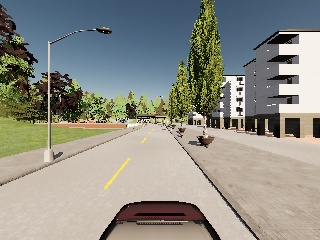
#> input picture finding-lanes/carlaimage.jpg, 320 x 240 px
$ python carla.py
#> lines starting #> are read from the running program, lines starting #| are printed output that depends on the picture; after the words box and inside, x2 and y2 are one past the last pixel; in counts of white or black regions, pixels touching at a corner belong together
import cv2
import numpy as np
import matplotlib.pyplot as plt
import time
def makecoordinates(image,line_parameters):
	slope,intercept=line_parameters

	y1=image.shape[0]
	y2=int(y1*3/5)
	x1=int((y1-intercept)/slope)
	x2=int((y2-intercept)/slope)
	return np.array([x1,y1,x2,y2])

def average_slope_intercept(image,lines):
	left_fit=[]
	right_fit=[]
	if lines is None:
		return None
	for line in lines:
		x1,y1,x2,y2=line.reshape(4)
		parameters=np.polyfit((x1,x2),(y1,y2),1)
		slope,intercept=parameters
		if slope<0:
			left_fit.append((slope,intercept))
		elif slope==0:
			continue
		else:
			right_fit.append((slope,intercept))
	if len(left_fit)==0 or len(right_fit)==0:
		return np.array([])

	left_fit_average=np.average(left_fit,axis=0)
	right_fit_average=np.average(right_fit,axis=0)
	left_line=makecoordinates(image,left_fit_average)
	right_line=makecoordinates(image,right_fit_average)
	return np.array([left_line,right_line])


def display_lines(image,lines):
	slope1=0
	slope2=0

	if lines is not None: # if some hough lines were detected or grids were detected
		for line in lines: #iterated through the lines
			x1,y1,x2,y2=line.reshape(4) #since the line is a 2d array with 4 columns we reshape it
			try:
				cv2.line(image,(x1,y1),(x2,y2),(255,0,0),10) #cv2.line draws a line on lined_image with the coordinated x1y1x2y2 with the color blue and thicknees 10
			except:
				continue
		return image
	else:
		return image

def region_of_interest(image):
	height=image.shape[0] # image .shape has m,n,l along y x and breadth
	width=image.shape[1]
	#plt.imshow(image)
	#plt.show()
	triangle=np.array([[(50,220),(150,50),(250,220)]])
	#triangle=np.array([[(0,380), (width,380),(300,200)]])

	mask=np.zeros_like(image) # for an array of pixels with same dimensions as aaray but all pixel values are zero so it will be black
	cv2.fillPoly(mask,triangle,255)
	masked_image=cv2.bitwise_and(image,mask)
	return masked_image

def edge_detection(image):
	gray=cv2.cvtColor(image,cv2.COLOR_RGB2GRAY)
	cv2.imshow("result",gray) #shows the image in a tab called results
	cv2.waitKey(0) #shows the result image for specified amount of milliseconds- if given as 0 it shows till we press a key on keyboard
	blur=cv2.GaussianBlur(gray,(3,3),0)
	cv2.imshow("result",blur) #shows the image in a tab called results
	cv2.waitKey(0) #shows the result image for specified amount of milliseconds- if given as 0 it shows till we press a key on keyboard
	canny=cv2.Canny(blur,10,45) #gradient image and highlights the edges
	plt.imshow(canny) #shows the image in a tab called results
	plt.show() #shows the result image for specified amount of milliseconds- if given as 0 it shows till we press a key on keyboard
	return canny

start_time = time.time()


image= cv2.imread('carlaimage.jpg')
#> image is the input picture: shape (240, 320, 3); mean B, G, R 132.9, 141.7, 141.7
copy_i3_2=np.copy(image)
cv2.imshow("result",image) #shows the image in a tab called results
cv2.waitKey(0) #shows the result image for specified amount of milliseconds- if given as 0 it shows till we press a key on keyboard
canny=edge_detection(copy_i3_2)
#> in edge_detection, `gray=cv2.cvtColor(image,cv2.COLOR_RGB2GRAY)`:
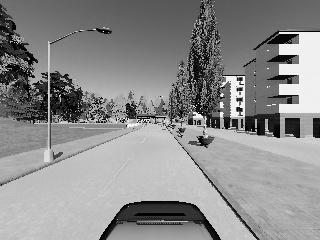
#> gray: shape (240, 320); min 0, max 254, mean 139.1
#> in edge_detection, `blur=cv2.GaussianBlur(gray,(3,3),0)`:
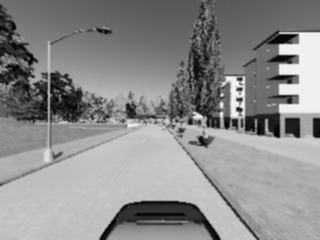
#> blur: shape (240, 320); min 2, max 251, mean 139.1
#> in edge_detection, `canny=cv2.Canny(blur,10,45)`:
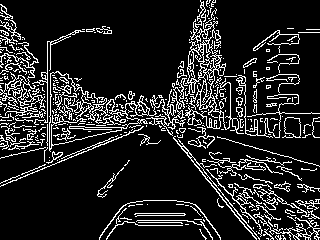
#> canny: shape (240, 320); 14.1% white in thin lines or dots
cropped_image=region_of_interest(canny) #this is the cropped gradient image
#> in region_of_interest, `cv2.fillPoly(mask,triangle,255)`:
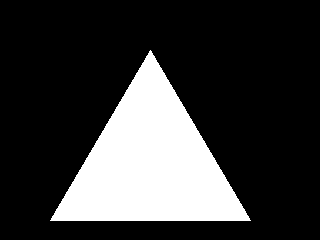
#> mask: shape (240, 320); 22.5% white; 1 white region, box (x1, y1, x2, y2) and area: (50, 50, 251, 221) 17271
#> in region_of_interest, `masked_image=cv2.bitwise_and(image,mask)`:
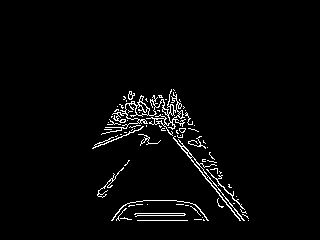
#> masked_image: shape (240, 320); 2.7% white in thin lines or dots, all inside (x1, y1, x2, y2) = (92, 89, 249, 221)
cv2.imshow("result",cropped_image) #shows the image in a tab called results
cv2.waitKey(0) #shows the result image for specified amount of milliseconds- if given as 0 it shows till we press a key on keyboard
lines=cv2.HoughLinesP(cropped_image,2,np.pi/180,60,np.array([]), minLineLength=30,maxLineGap=3) #the last two arguments represent the dimensions of the grids in the hough space and the grid with the maximum intersections will be voted as the ro theeta valueed line equation that best represents our data,  then we have the last argument as the threshold which is the minimum number of intersections a grid should have to be accepted
#> lines = [[211, 175, 244, 209], [154, 114, 240, 220], [194, 158, 243, 220], [92, 148, 146, 126], [137, 102, 169, 133], [137, 220, 187, 220], [135, 213, 184, 213], [94, 145, 125, 132], [137, 215, 184, 215]]
averaged_lines=average_slope_intercept(copy_i3_2,lines)
#> the loop in average_slope_intercept, `for line in lines:` made 9 passes
#> (x1, y1, x2, y2, slope, intercept) on passes 1 to 8: (211, 175, 244, 209, 1.03, -42.39), (154, 114, 240, 220, 1.23, -75.81), (194, 158, 243, 220, 1.27, -87.47), (92, 148, 146, 126, -0.407, 185.5), (137, 102, 169, 133, 0.969, -30.72), (137, 220, 187, 220, 2.65e-16, 220), (135, 213, 184, 213, -3.4e-16, 213), (94, 145, 125, 132, -0.419, 184.4)
#> after the loop in average_slope_intercept, `for line in lines:`: left_fit = [(-0.407, 185.5), (-3.4e-16, 213), (-0.419, 184.4), (-5.79e-16, 215)]; right_fit = [(1.03, -42.39), (1.23, -75.81), (1.27, -87.47), (0.969, -30.72), (2.65e-16, 220)]
#> in average_slope_intercept, `left_fit_average=np.average(left_fit,axis=0)`: left_fit_average = [-0.207, 199.5]
#> in average_slope_intercept, `right_fit_average=np.average(right_fit,axis=0)`: right_fit_average = [0.899, -3.28]
#> in makecoordinates, `slope,intercept=line_parameters`: slope = -0.207; intercept = 199.5
#> in makecoordinates, `x1=int((y1-intercept)/slope)`: x1 = -196
#> in makecoordinates, `x2=int((y2-intercept)/slope)`: x2 = 268
#> in average_slope_intercept, `left_line=makecoordinates(image,left_fit_average)`: left_line = [-196, 240, 268, 144]
#> in average_slope_intercept, `right_line=makecoordinates(image,right_fit_average)`: right_line = [270, 240, 163, 144]
#> averaged_lines = [[-196, 240, 268, 144], [270, 240, 163, 144]]
lined_image=display_lines(copy_i3_2,lines)
#> the loop in display_lines, `for line in lines:` made 9 passes
#> after the loop in display_lines, `for line in lines:`:
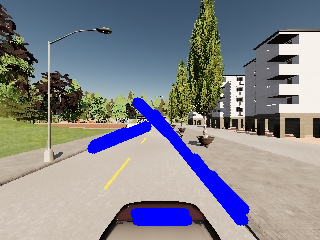
#> image: shape (240, 320, 3); 5.48% of pixels changed, all inside (x1, y1, x2, y2) = (87, 97, 250, 226)
cv2.imshow("result",lined_image) #shows the image in a tab called results
cv2.waitKey(0) #shows the result image for specified amount of milliseconds- if given as 0 it shows till we press a key on keyboard

$ run again, with finding-lanes/test2.jpg copied over finding-lanes/carlaimage.jpg
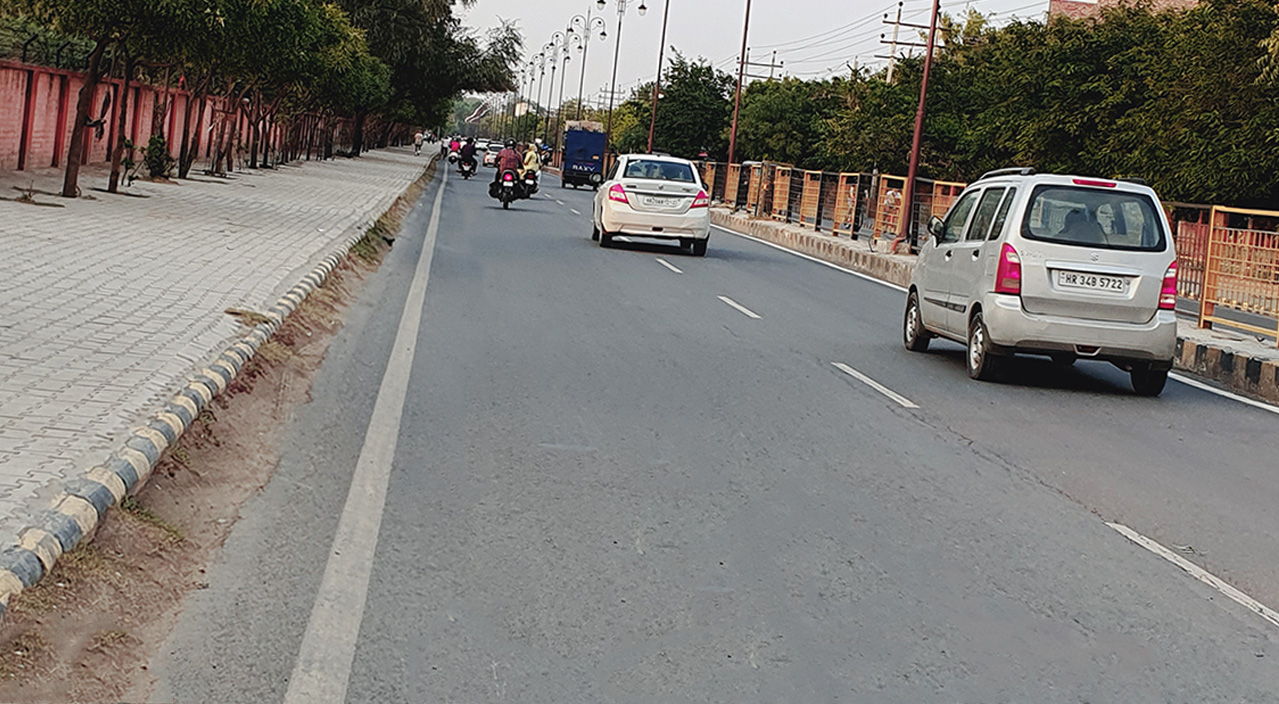
#> input picture finding-lanes/test2.jpg, 1279 x 704 px
#> image is the input picture: shape (704, 1279, 3); mean B, G, R 118.6, 123.1, 126.3
#> in edge_detection, `canny=cv2.Canny(blur,10,45)`:
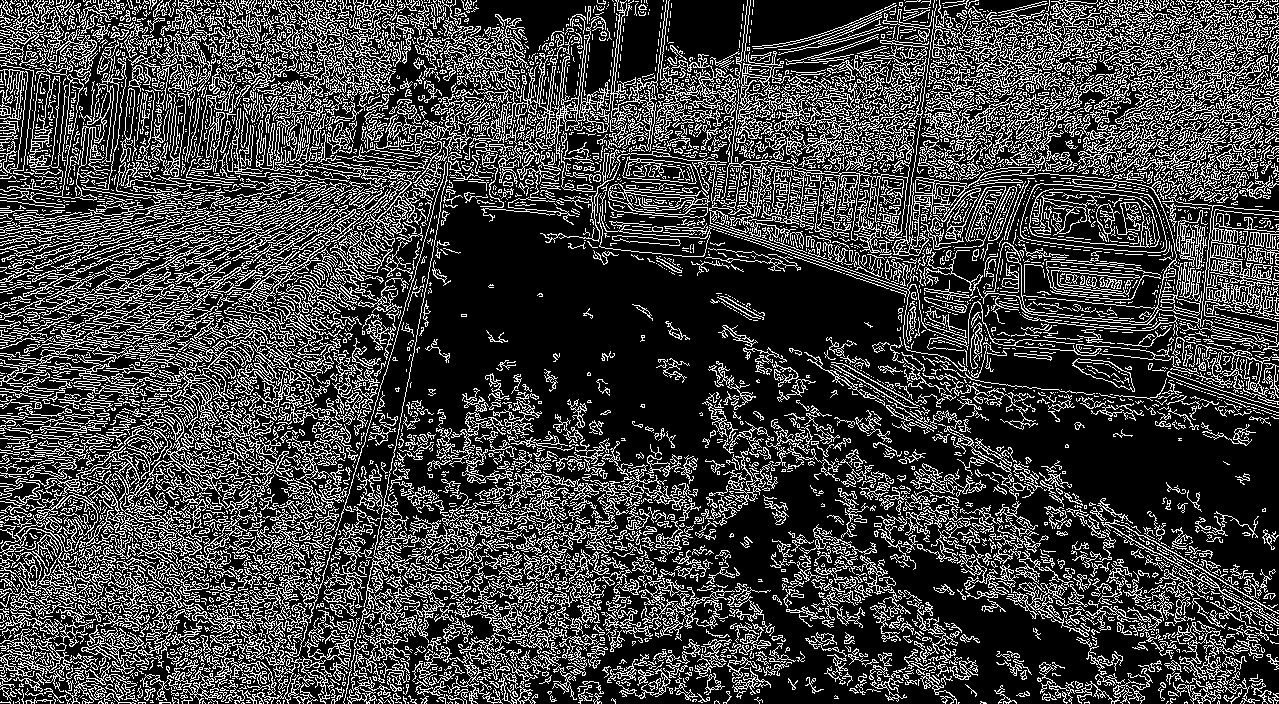
#> canny: shape (704, 1279); 25.8% white in thin lines or dots
#> mask: shape (704, 1279); 1.9% white; 1 white region, box (x1, y1, x2, y2) and area: (50, 50, 251, 221) 17271
#> masked_image: shape (704, 1279); 0.57% white in thin lines or dots, all inside (x1, y1, x2, y2) = (50, 51, 251, 221)
#> lines = 16 rows, first 6: [184, 211, 217, 211], [157, 170, 157, 126], [152, 169, 152, 137], [144, 174, 144, 138], [206, 160, 226, 190], [191, 154, 206, 185]
#> the loop in average_slope_intercept, `for line in lines:` made 16 passes
#> (x1, y1, x2, y2, slope, intercept) on passes 1 to 8: (184, 211, 217, 211, 3.84e-16, 211), (157, 170, 157, 126, 0.471, 74), (152, 169, 152, 137, 0.503, 76.5), (144, 174, 144, 138, 0.542, 78), (206, 160, 226, 190, 1.5, -149), (191, 154, 206, 185, 2.07, -240.7), (159, 154, 159, 122, 0.434, 69), (104, 177, 139, 188, 0.314, 144.3)
#> after the loop in average_slope_intercept, `for line in lines:`: left_fit = [(-1.35, 292), (-7.75, 1194), (-0.467, 229.1)]; right_fit = [(3.84e-16, 211), (0.471, 74), (0.503, 76.5), (0.542, 78), (1.5, -149), (2.07, -240.7), (0.434, 69), (0.314, 144.3), (1, -31), (0.494, 84.5), (1.59, -172.7), (0.456, 74.75), (0.152, 158.5)]
#> left_fit_average = [-3.19, 571.7]
#> right_fit_average = [0.733, 29.01]
#> in makecoordinates, `slope,intercept=line_parameters`: slope = -3.19; intercept = 571.7
#> in makecoordinates, `x1=int((y1-intercept)/slope)`: x1 = -41
#> in makecoordinates, `x2=int((y2-intercept)/slope)`: x2 = 46
#> left_line = [-41, 704, 46, 422]
#> right_line = [921, 704, 536, 422]
#> averaged_lines = [[-41, 704, 46, 422], [921, 704, 536, 422]]
#> the loop in display_lines, `for line in lines:` made 16 passes
#> after the loop in display_lines, `for line in lines:`:
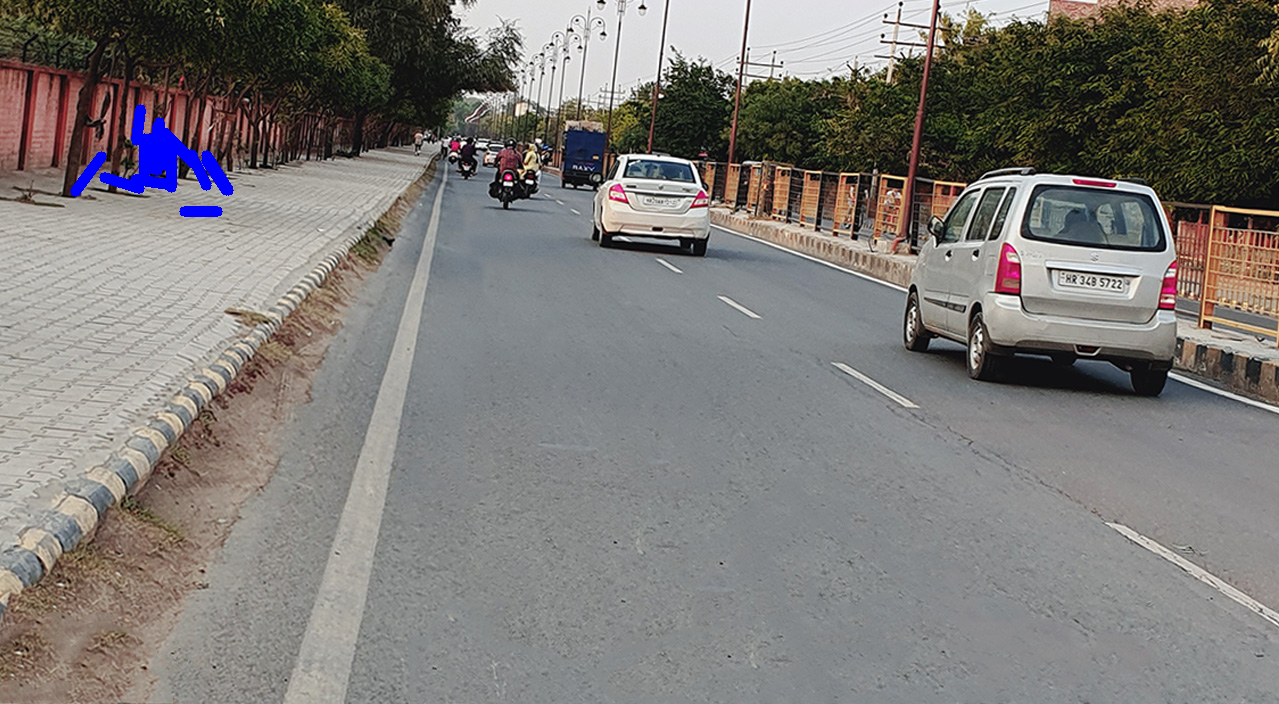
#> image: shape (704, 1279, 3); 0.6% of pixels changed, all inside (x1, y1, x2, y2) = (70, 104, 234, 217)

$ run again, with finding-lanes/test3.jpg copied over finding-lanes/carlaimage.jpg
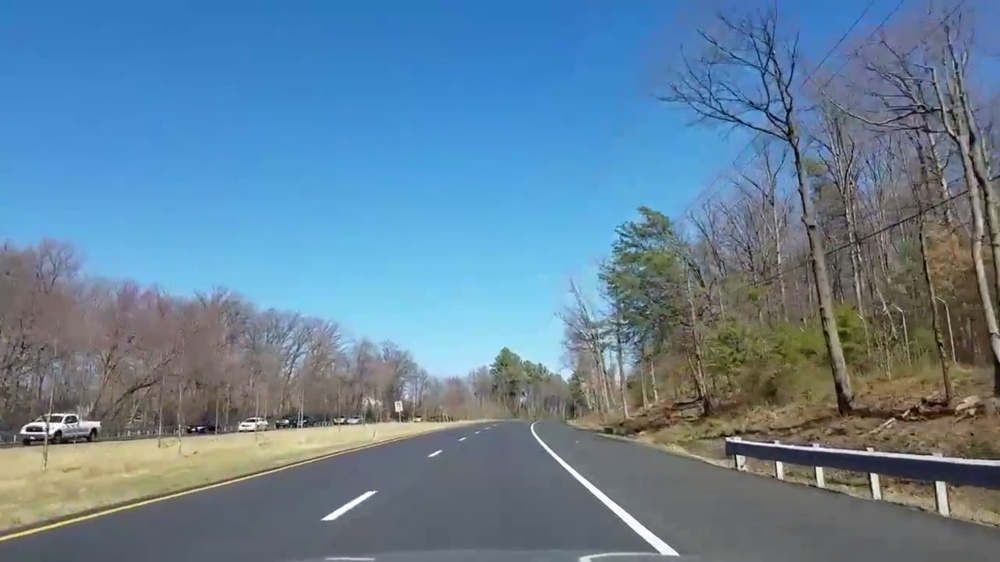
#> input picture finding-lanes/test3.jpg, 1000 x 562 px, shrunk from 1920 x 1080 before the run
#> image is the input picture: shape (562, 1000, 3); mean B, G, R 151.6, 129.7, 100.1
#> in edge_detection, `canny=cv2.Canny(blur,10,45)`:
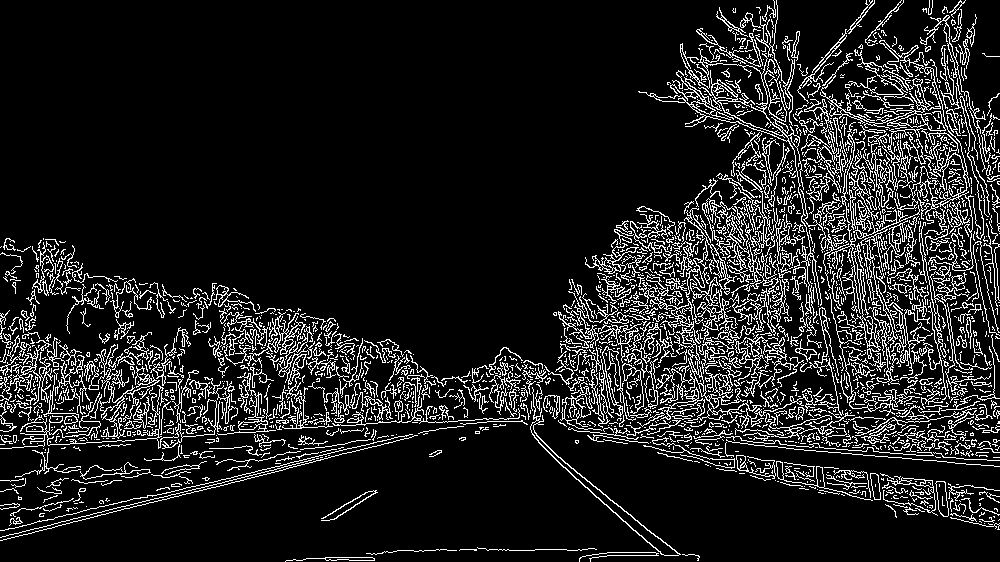
#> canny: shape (562, 1000); 12.1% white in thin lines or dots
#> in region_of_interest, `cv2.fillPoly(mask,triangle,255)`:
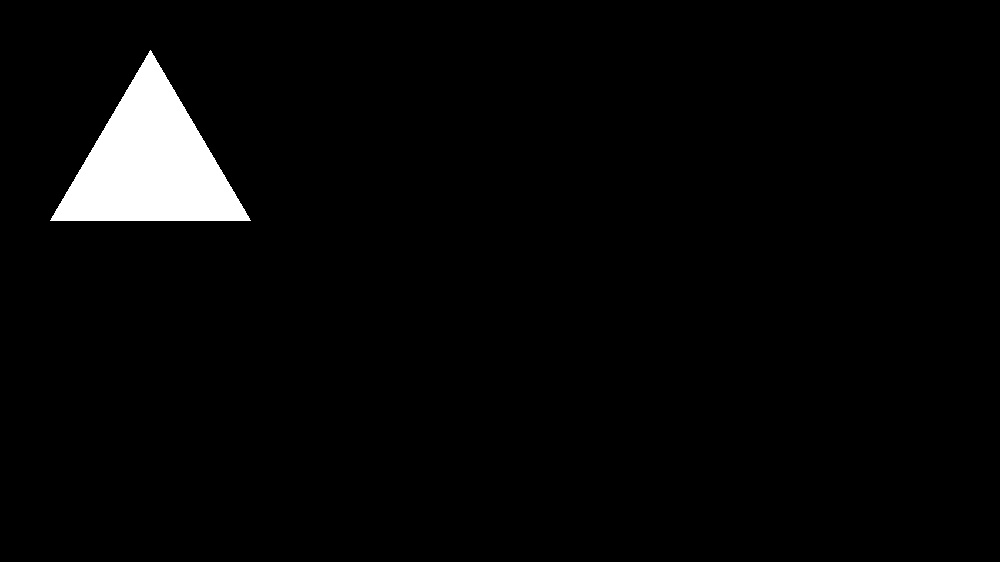
#> mask: shape (562, 1000); 3.1% white; 1 white region, box (x1, y1, x2, y2) and area: (50, 50, 251, 221) 17271
#> masked_image: shape (562, 1000); every value is 0
#> lines = None
